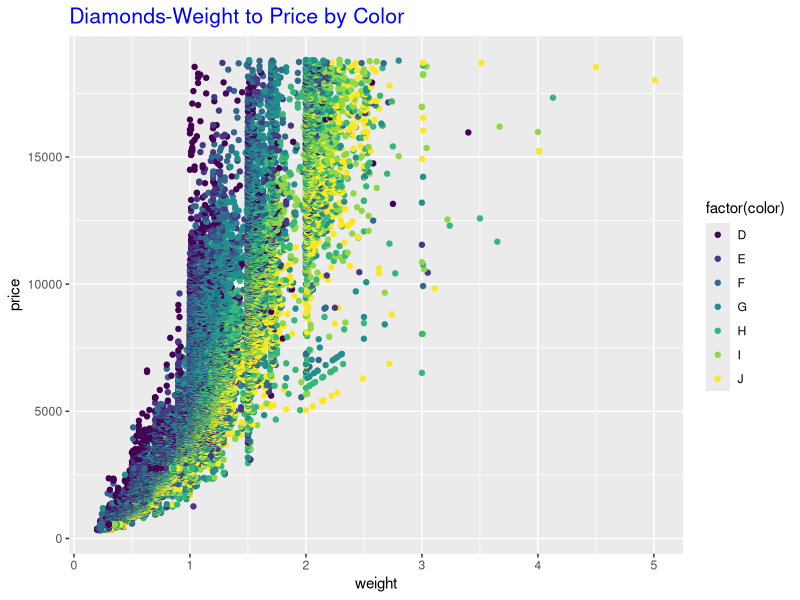
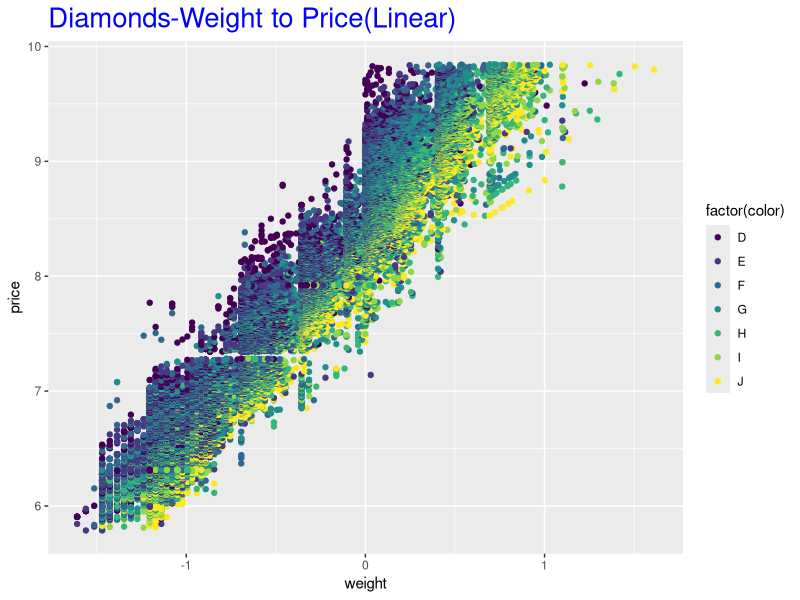
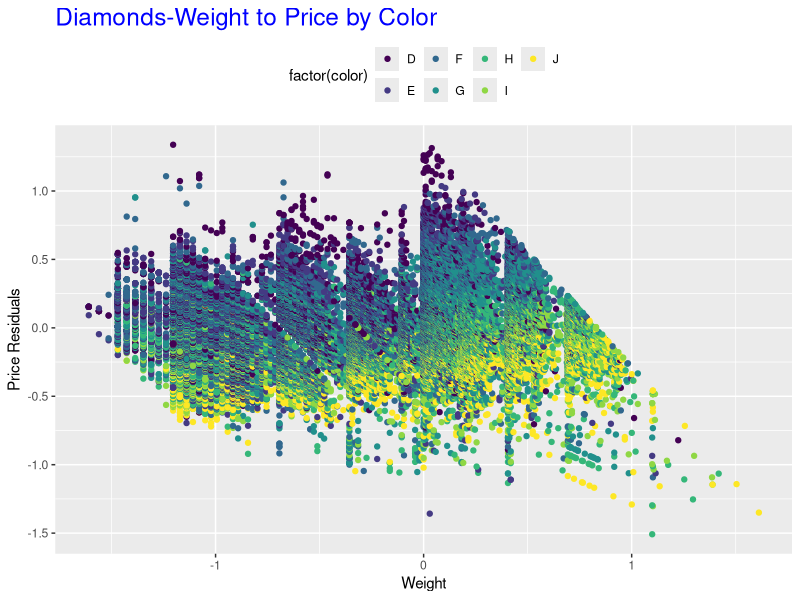
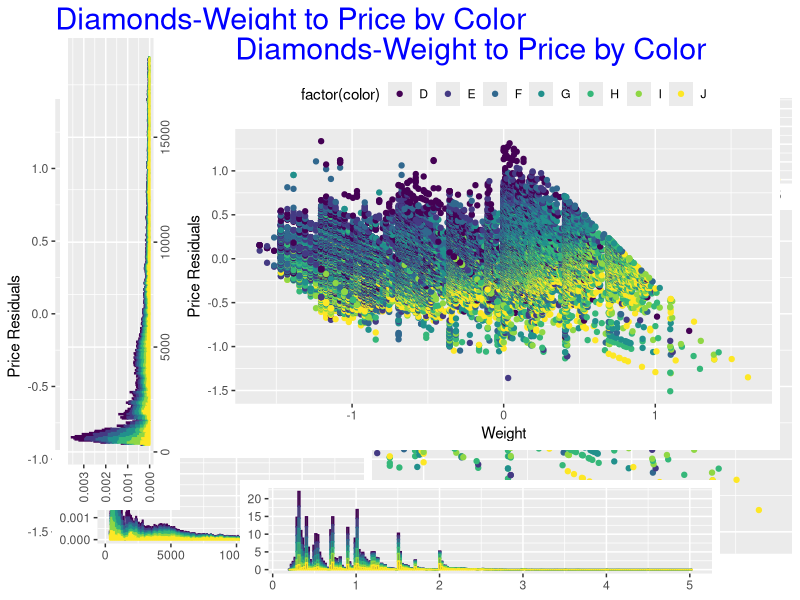

Reproduce these figures in R, in order.
#Tommy Cheng
#MAT 510 Assignment 6
#October 19 2016


#Problem2
require(ggplot2)
require(grid)


data("diamonds")

p <- ggplot(diamonds, aes(carat, price)) + labs(title='Diamonds-Weight to Price by Color')+ theme(plot.title = element_text(size = rel(1.4), colour = "blue"))+xlab("weight") + ylab("price")+ geom_point(aes(colour = factor(color)))
print(p)


#Problem3
g <- ggplot(diamonds, aes(log(carat), log(price)))+ labs(title='Diamonds-Weight to Price(Linear)')+ theme(plot.title = element_text(size = rel(1.8), colour = "blue"))+xlab("weight") + ylab("price")+ geom_point(aes(colour = factor(color)))
print(g)

#Problem4
price_carat_lm <- lm(log(price) ~ log(carat), data=diamonds) 
summary(price_carat_lm)
price_residual <- resid(price_carat_lm)
k<-ggplot(diamonds, aes(log(carat), price_residual))+ geom_point(aes(colour = factor(color))) + xlab('Weight') + ylab('Price Residuals') +labs(title='Diamonds-Weight to Price by Color')+ theme(plot.title = element_text(size = rel(1.6), colour = "blue"))+theme(legend.position = 'top')
print(k)

#problem5
main_plot <- k+ guides(col = guide_legend(nrow = 1)) + theme(plot.title = element_text(size = rel(2)))
hist_price <- ggplot(diamonds, aes(price)) + geom_histogram(aes(y= ..density.., colour= factor(color)), binwidth = 50) + theme(axis.title.x = element_blank(),axis.title.y = element_blank(),legend.position='none') 
hist_carat <- ggplot(diamonds, aes(carat)) + geom_histogram(aes(y= ..density.., colour= factor(color)), binwidth = 0.0225) + theme(axis.title.x = element_blank(),axis.title.y = element_blank(),legend.position='none')
#print(hist_price)
#print(hist_carat)
vp1 <- viewport(width = 0.4, height = 0.2, x = 0.265, y = 0.15)
vp2 <- viewport(width = 0.4, height = 0.2, x = 0.8, y = 0.75)
print(main_plot)
print(hist_price, vp = vp1)
print(hist_carat, vp = vp2)



#problem6 
vp3 <- viewport(angle = 90, width = 0.6, height = 0.2, x = 0.15, y = 0.55)
vp4 <- viewport(width = 0.6, height = 0.2, x = 0.6, y = 0.1)
vp5 <- viewport(width = 0.75, height = 0.7, x = 0.6, y = 0.6)
print(hist_price, vp = vp3)
print(hist_carat, vp = vp4)
print(main_plot, vp = vp5)